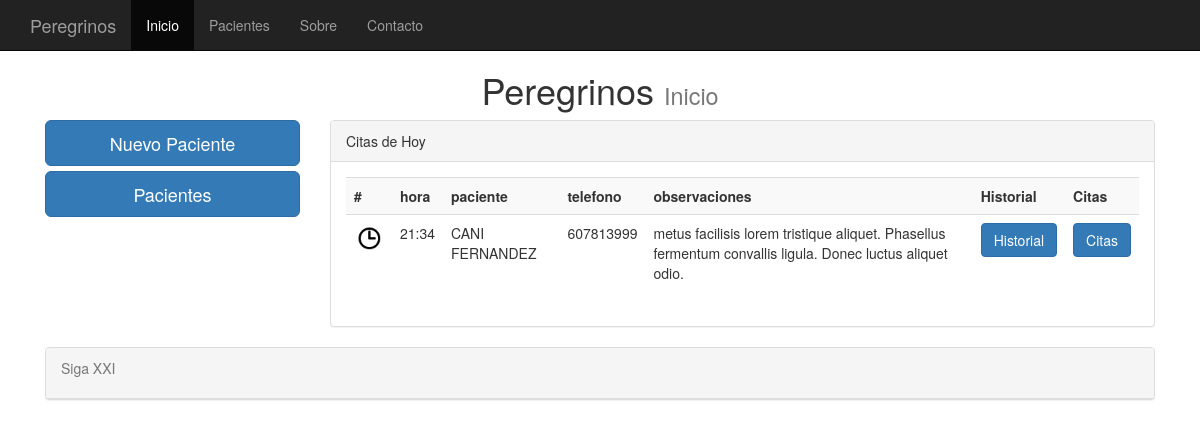
Before: /index/ with the older database file.
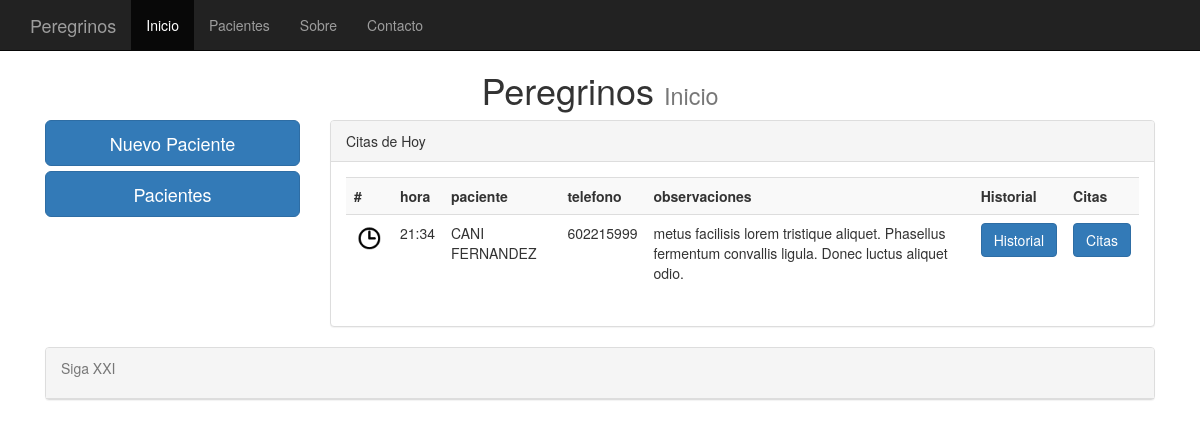
After: the same page with the newer database file.
### clinica/models.py (models this page shows, shortened)
class citas(models.Model):
    fecha = models.DateTimeField(default=datetime.now, blank=True)
    cliente = models.ForeignKey(clientes, default=None, null=True, blank=True)
    observaciones = models.TextField()

class clientes(models.Model):
    nombre = models.CharField(max_length=75)
    apellidos = models.CharField(max_length=75)
    telefono =  models.PositiveIntegerField(null=True, blank=True)
    telefono2 = models.PositiveIntegerField(null=True, blank=True)
    antiguedad = models.DateTimeField(default=datetime.now, blank=True)
    fotografia = models.ImageField(upload_to='imagenes', blank=True)
    def __unicode__(self):
    	return self.nombre

### clinica/views.py (the view)
# urls.py: url(r'^index/', 'clinica.views.index', name = 'index'),
def index(request):
	mytime = datetime.strptime('2359','%H%M').time()
	final_dia = datetime.combine(datetime.today(), mytime)
	las_citas = citas.objects.filter(fecha__gte = datetime.now(), fecha__lte = final_dia).order_by('fecha')
	context = {'las_citas': las_citas }
	return render(request, 'clinica/index.html', context)

### templates/clinica/index.html (shortened to what this page needs)
{% extends "base.html" %}
{%   load   staticfiles   %}
{% block titulo %} Inicio {% endblock %}
{% block content %}
<row>
	<div class="col-md-3">
		<a href="/paciente/agregar" class="btn btn-primary btn-lg btn-block">Nuevo Paciente</a>
		<a href="/pacientes" class="btn btn-primary btn-lg btn-block">Pacientes</a>
    </div>
    <div class="col-md-9" >
	    <div class="panel panel-default">
 		 	<div class="panel-heading">Citas de Hoy</div>
         <div class="panel-body">
         	{% if las_citas %}
         		<table class="table table-striped">
                  <th>#</th>
                  <th>hora</th>
                  <th>paciente</th>
                  <th>telefono</th>
                  <th>observaciones</th>
                  <th>Historial</th>
                  <th>Citas</th>
                  {% for citas in las_citas %}
                  	<tr>
                  		<td><img src="/media/imagenes/clock.png" width="30" height="30"></td>
								<td>{{ citas.fecha | date:"H:i" }}</td>
								<td>{{ citas.cliente | capfirst }} {{ citas.cliente.apellidos | capfirst}}</td>
								<td>{{ citas.cliente.telefono }}</td>
								<td>{{ citas.observaciones }}</td>
                        <td><a href="#" class="btn btn-primary">Historial</a>
                    		<td><a href="#" class="btn btn-primary">Citas</a>
                     </tr>
                  {% endfor %}
                  </table>
				{% else %}
					<p class="text-warning">Sin citas</p>
				{% endif %}
         </div>
         </div>
       </div>
    </div>
{% endblock %}

Changed rows visible on the page:
changed through a linked row, citas "CANI": cliente.telefono "607813999" → "602215999"
